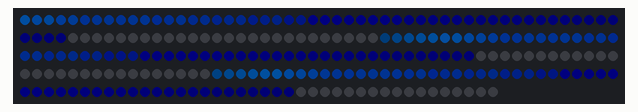
Recording of a sketch running on a simulated Arduino Uno, built with avr-gcc and run on an emulated ATmega328P. On the bench: 240 RGB LEDs in strip order, left to right, continuing on the next row. Dim RGB values are drawn brighter than linear.

Above: at 3.18 s.
At 6.97 s:
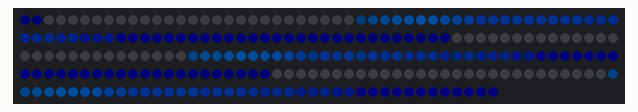
At 11.72 s:
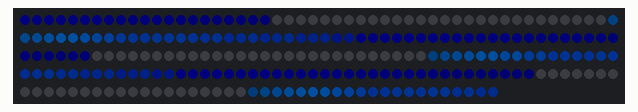
At 20.26 s:
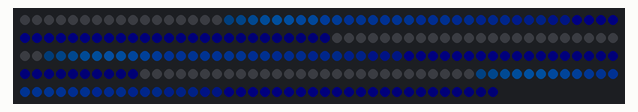
At 29.75 s:
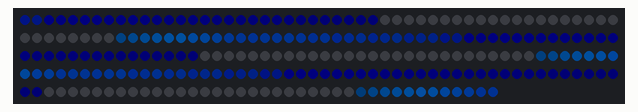
At 39.55 s:
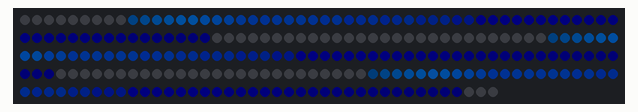

The sketch:

deepWaterPalletUno.ino
```cpp
#include <FastLED.h>

#define LED_PIN     3
#define NUM_LEDS    240
#define BRIGHTNESS  64
#define LED_TYPE    WS2812B
#define COLOR_ORDER GRB
CRGB leds[NUM_LEDS];

#define UPDATES_PER_SECOND 100
DEFINE_GRADIENT_PALETTE( sky_42_gp ) {
    0,   4, 66,130,
   29,   2, 25, 71,
   92,   1,  1, 16,
  178,   0,  0,  2,
  255,   1,  1,  1};

CRGBPalette16 currentPalette = sky_42_gp;
#define currentBlending LINEARBLEND

void setup() {
    delay(3000); // power-up safety delay
    FastLED.addLeds<LED_TYPE, LED_PIN, COLOR_ORDER>(leds, NUM_LEDS).setCorrection(TypicalLEDStrip);
    FastLED.setBrightness(BRIGHTNESS);
    FastLED.setMaxPowerInVoltsAndMilliamps(5, 1000);
}


void loop(){
    static uint8_t startIndex = 0;
    startIndex = startIndex + 1; /* motion speed */

    FillLEDsFromPaletteColors( startIndex);

    FastLED.show();
    FastLED.delay(1000 / UPDATES_PER_SECOND);
}

void FillLEDsFromPaletteColors( uint8_t colorIndex) {
    uint8_t brightness = 255;

    for( int i = 0; i < NUM_LEDS; i++) {
        leds[i] = ColorFromPalette( currentPalette, colorIndex, brightness, currentBlending);
        colorIndex += 3;
    }
}
```
